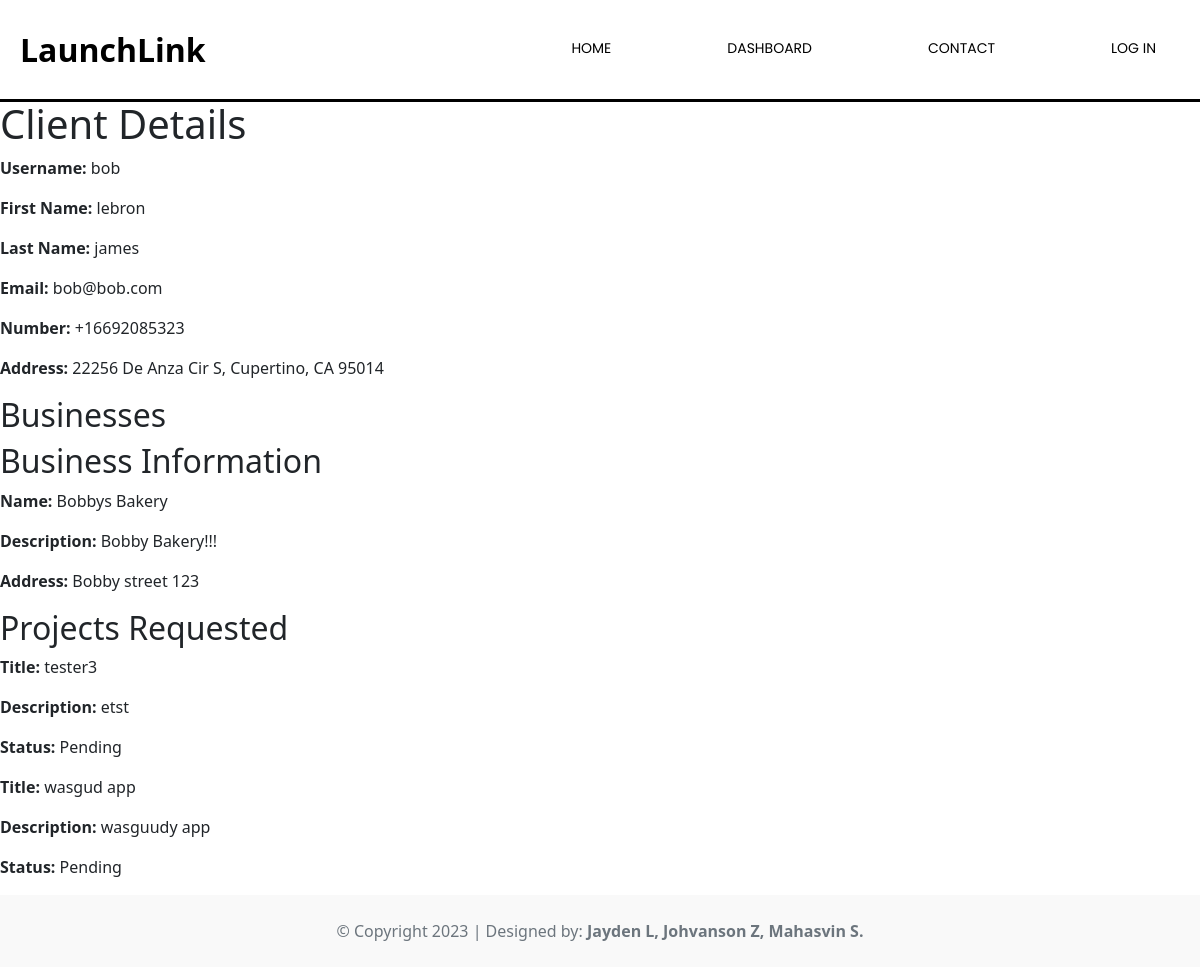
The app's page /accounts/clients/2 with its own data.
### accounts/models.py (models this page shows, shortened)
class Client(models.Model):
    user = models.OneToOneField(User, on_delete=models.CASCADE, related_name='requester')

class User(AbstractUser):
    first_name = models.CharField(max_length=150)
    last_name = models.CharField(max_length=150)
    username = models.CharField(max_length=150, unique=True)
    email = models.EmailField(max_length=254)
    number = PhoneNumberField(blank=True)
    img = models.ImageField(upload_to='avatars', blank=True, default='accounts/blank_profile.png')
    address = models.CharField(max_length=150)
    is_volunteer = models.BooleanField(default=False)
    is_client = models.BooleanField(default=False)

class Business(models.Model):
    user = models.ForeignKey(Client, on_delete=models.CASCADE, related_name='businesses')
    name = models.CharField(max_length=150)
    description = models.TextField()
    address = models.CharField(max_length=150)

### projects/models.py (models this page shows, shortened)
class Project(models.Model):
    FINDING_VOLUNTEERS = '1'
    WORKING = '2'
    FINAL_TOUCHES = '3'
    COMPLETED = '4'
    project_status = (
        (FINDING_VOLUNTEERS, 'Finding Volunteers'),
        (WORKING, 'Working'),
        (FINAL_TOUCHES, 'Final Touches'),
        (COMPLETED, 'Completed'),
    )
    project_request = models.ForeignKey(ProjectRequest, on_delete=models.CASCADE, null=True, related_name='project')
    status = models.CharField(max_length=100, choices=project_status, default=FINDING_VOLUNTEERS)
    managers = models.ManyToManyField('accounts.Volunteer', related_name='projects_managed')
    developers = models.ManyToManyField('accounts.Volunteer', related_name='projects_developed')
    created = models.DateTimeField(auto_now_add=True)
    updated = models.DateTimeField(auto_now=True)
    product_link = models.URLField(null=True, blank=True)
    github_link = models.URLField(null=True, blank=True)
    slug = models.SlugField()

class ProjectRequest(models.Model):
    PENDING = "1"
    VERIFIED = "2"
    REJECTED = "3"
    request_status = (
        (PENDING, 'Pending'),
        (VERIFIED, 'Verified'),
        (REJECTED, 'Rejected'),
    )
    title = models.CharField(max_length=100)
    description = models.TextField()
    created = models.DateTimeField(auto_now_add=True)
    updated = models.DateTimeField(auto_now=True)
    is_business = models.BooleanField(default=False)
    business = models.ForeignKey('accounts.Business', on_delete=models.CASCADE, null=True, related_name='requests', default=None, blank=True)
    client = models.ForeignKey('accounts.Client', on_delete=models.CASCADE, null=True, related_name='requests')
    slug = models.SlugField()
    status = models.CharField(max_length=100, choices=request_status, default=PENDING)

### accounts/views.py (the view)
# urls.py: path("clients/<int:client_id>", views.client_profile, name="client-profile"),
def client_profile(request, client_id):
    if Client.objects.filter(id=client_id).exists():
        client = Client.objects.get(id=client_id)
        context = {
            'client' : client,
        }
        return render(request, 'accounts/client_profile.html', context)
    else:
        return redirect('about:home')

### accounts/templates/accounts/client_profile.html
{% extends 'about/layout.html' %}
{% load static %}
{% block body %}
    <h1>Client Details</h1>
  <p><strong>Username:</strong> {{ client.user.username }}</p>
  <p><strong>First Name:</strong> {{ client.user.first_name }}</p>
  <p><strong>Last Name:</strong> {{ client.user.last_name }}</p>
  <p><strong>Email:</strong> {{ client.user.email }}</p>
  <p><strong>Number:</strong> {{ client.user.number }}</p>
  <p><strong>Address:</strong> {{ client.user.address }}</p>
  <h2>Businesses</h2>
  {% if client.businesses.all %}
    {% for business in client.businesses.all %}
        <h2>Business Information</h2>
        <p><strong>Name:</strong> {{ business.name }}</p>
        <p><strong>Description:</strong> {{ business.description }}</p>
        <p><strong>Address:</strong> {{ business.address }}</p>
    {% endfor %}
  {% else %}
    <p>This client does not have a associated business.</p>
  {% endif %}
  <h2>Projects Requested</h2>
  {% for project_request in client.requests.all %}
    {% if project_request.project.all %}
        {% for project in project_request.project.all %}
            <p><strong>Title:</strong> {{ project_request.title }}</p>
            <p><strong>Description:</strong> {{ project_request.description }}</p>
            <p><strong>Status:</strong> {{ project_request.get_status_display }}</p>
        {% endfor %}
    {% endif %}
  {% endfor %}
{% endblock body %}

### about/static/about/css/layout.css (style rules this page uses)
*, *:before, *:after { -moz-box-sizing: border-box; -webkit-box-sizing: border-box; box-sizing: border-box; }
body { font-family: "Comfortaa", cursive; }

### records on screen
Client: user.username "bob", user.first_name "lebron", user.last_name "james", user.email "bob@bob.com", user.number "+16692085323", user.address "22256 De Anza Cir S, Cupertino, CA 95014"
Business: name "Bobbys Bakery", description "Bobby Bakery!!!", address "Bobby street 123"
ProjectRequest: title "tester3", description "etst", status "Pending"
ProjectRequest: title "wasgud app", description "wasguudy app", status "Pending"
